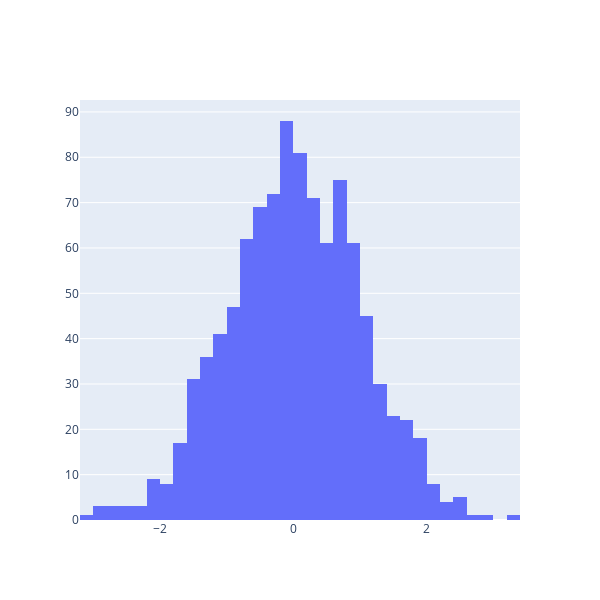

Here is the notebook cell this chart was saved with:
### Code cell
# create figure
fig = go.Figure()

# plot data
fig.add_trace(
    go.Histogram(x=data, hovertemplate="<b>Bin Edges:</b> %{x}<br><b>Count:</b> %{y}<extra></extra>")
)

fig.update_layout(
    height=600,
    width=600
)

fig.show()

### Figure 1 — Plotly figure (JSON) as saved in the notebook; plotly's stock layout.template omitted (floating-point values rounded to 4 significant figures; data arrays with more than 128 entries replaced by an {"elided": "..."} marker saying what was removed)
{"data": [{"hovertemplate": "<b>Bin Edges:</b> %{x}<br><b>Count:</b> %{y}<extra></extra>", "type": "histogram", "x": {"elided": "1000 float values"}}], "layout": {"height": 600, "width": 600, "xaxis": {"autorange": true, "range": [-3.2, 3.4], "type": "linear"}, "yaxis": {"autorange": true, "range": [0, 92.63]}}}
